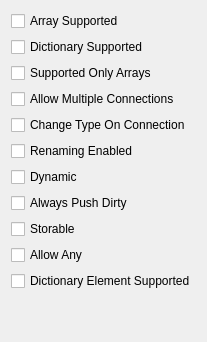
                   <widget class="QWidget" name="pinOptions">
                    <attribute name="title">
                     <string>Pin Options</string>
                    </attribute>
                    <layout class="QVBoxLayout" name="verticalLayout_5">
                     <item>
                      <layout class="QGridLayout" name="gridLayout_3">
                       <item row="2" column="0">
                        <widget class="QCheckBox" name="chkSupportOnlyArrays">
                         <property name="text">
                          <string>Supported Only Arrays</string>
                         </property>
                        </widget>
                       </item>
                       <item row="5" column="0">
                        <widget class="QCheckBox" name="chkRenamingEnabled">
                         <property name="text">
                          <string>Renaming Enabled</string>
                         </property>
                        </widget>
                       </item>
                       <item row="3" column="0">
                        <widget class="QCheckBox" name="chkAllowMultipleConnections">
                         <property name="text">
                          <string>Allow Multiple Connections</string>
                         </property>
                        </widget>
                       </item>
                       <item row="6" column="0">
                        <widget class="QCheckBox" name="chkDynamic">
                         <property name="text">
                          <string>Dynamic</string>
                         </property>
                        </widget>
                       </item>
                       <item row="4" column="0">
                        <widget class="QCheckBox" name="chkChangeTypeOnConnection">
                         <property name="text">
                          <string>Change Type On Connection</string>
                         </property>
                        </widget>
                       </item>
                       <item row="9" column="0">
                        <widget class="QCheckBox" name="chkAllowAny">
                         <property name="text">
                          <string>Allow Any</string>
                         </property>
                        </widget>
                       </item>
                       <item row="8" column="0">
                        <widget class="QCheckBox" name="chkStorable">
                         <property name="text">
                          <string>Storable</string>
                         </property>
                        </widget>
                       </item>
                       <item row="10" column="0">
                        <widget class="QCheckBox" name="chkDictionaryElementSupported">
                         <property name="text">
                          <string>Dictionary Element Supported</string>
                         </property>
                        </widget>
                       </item>
                       <item row="0" column="0">
                        <widget class="QCheckBox" name="chkArraySupported">
                         <property name="text">
                          <string>Array Supported</string>
                         </property>
                        </widget>
                       </item>
                       <item row="1" column="0">
                        <widget class="QCheckBox" name="chkDictionarySupported">
                         <property name="text">
                          <string>Dictionary Supported</string>
                         </property>
                        </widget>
                       </item>
                       <item row="7" column="0">
                        <widget class="QCheckBox" name="chkAlwaysPushDirty">
                         <property name="text">
                          <string>Always Push Dirty</string>
                         </property>
                        </widget>
                       </item>
                      </layout>
                     </item>
                     <item>
                      <spacer name="verticalSpacer_2">
                       <property name="orientation">
                        <enum>Qt::Vertical</enum>
                       </property>
                       <property name="sizeHint" stdset="0">
                        <size>
                         <width>20</width>
                         <height>40</height>
                        </size>
                       </property>
                      </spacer>
                     </item>
                    </layout>
                   </widget>
